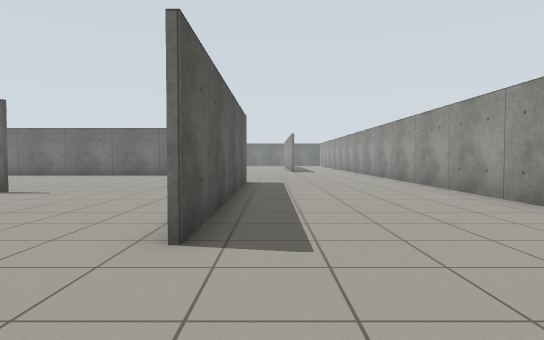
view 1 (above)

22 first-person views from a walk through a world built for the Gazebo simulator. The camera is 0.94 m above the floor, tilts 2° down and sees 75° across. The floor is counted in squares, 1 m on a side. Each view is taken from the middle of a square. On the plan, view 1 faces up. The plan holds only what a view shows up to about 12 squares ahead; the rest is blank. The place goes on beyond the plan.

view 2
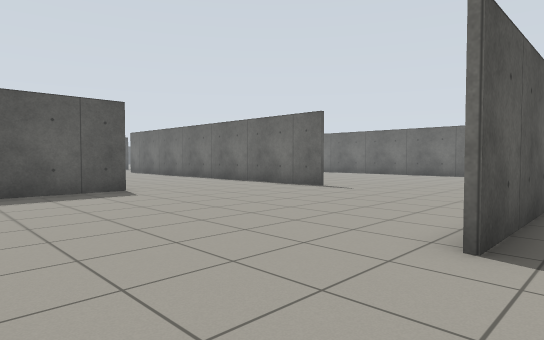

view 3
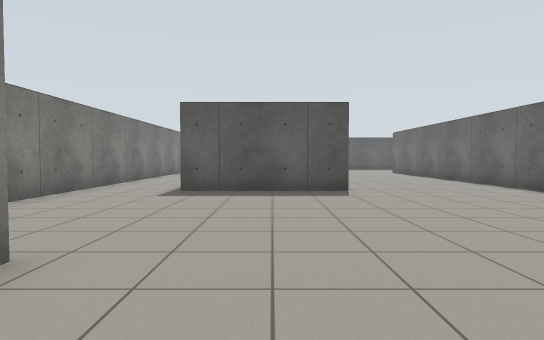

view 4
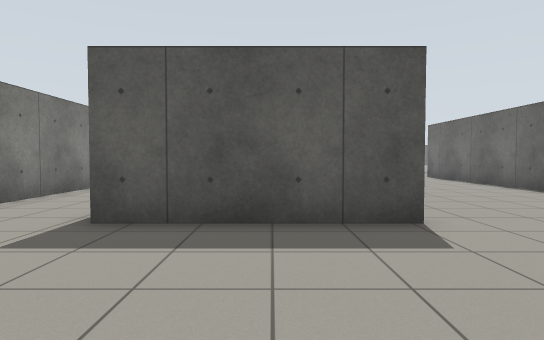

view 5
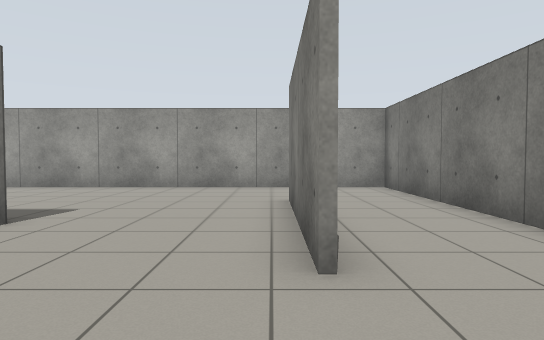

view 6
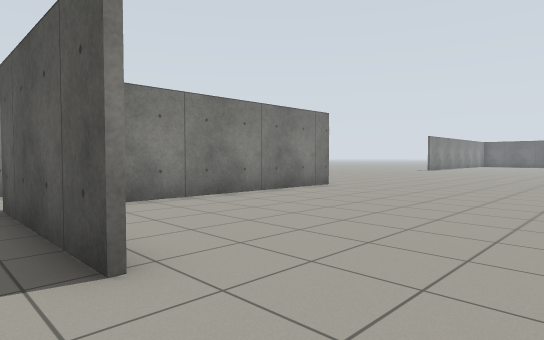

view 7
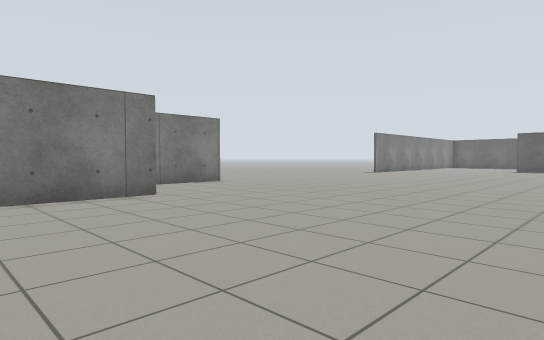

view 8
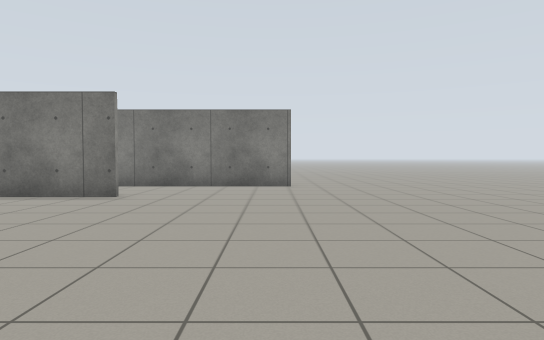

view 9
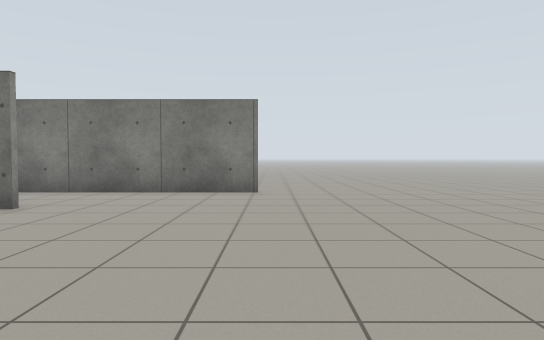

view 10
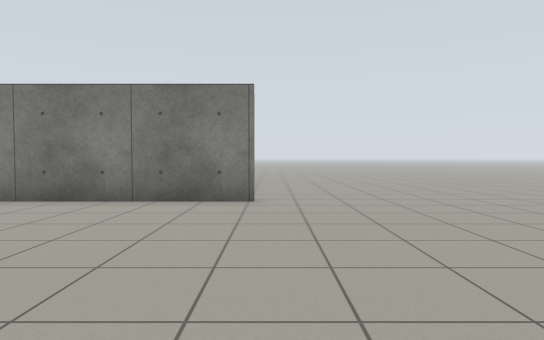

view 11
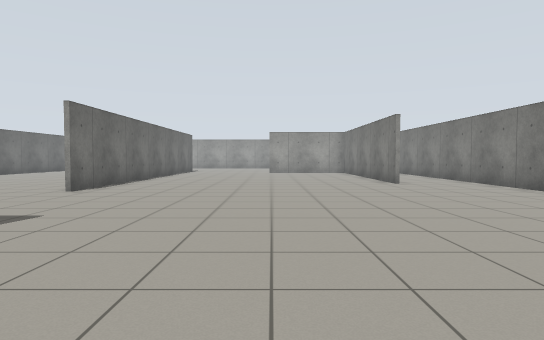

view 12
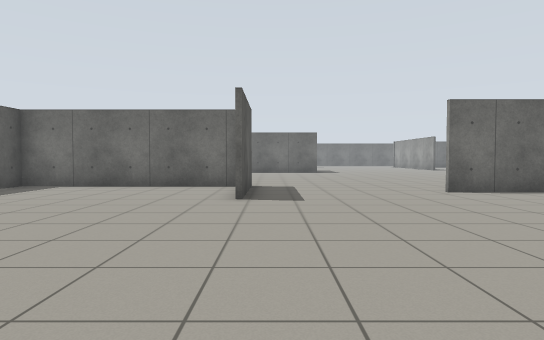

view 13
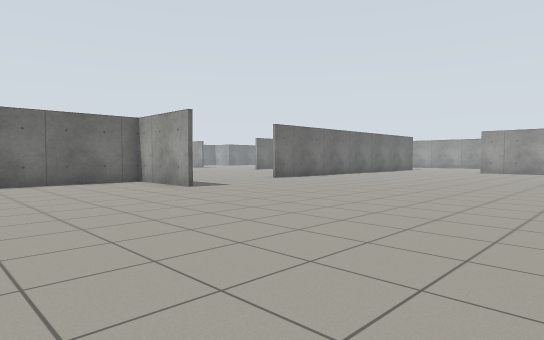

view 14
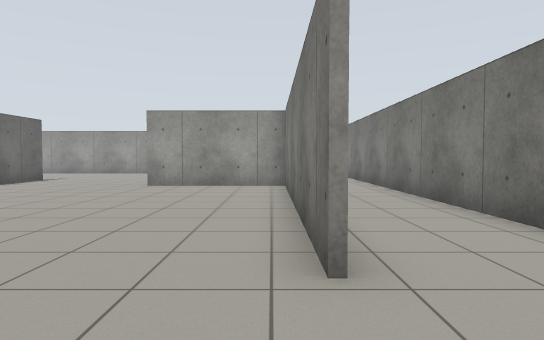

view 15
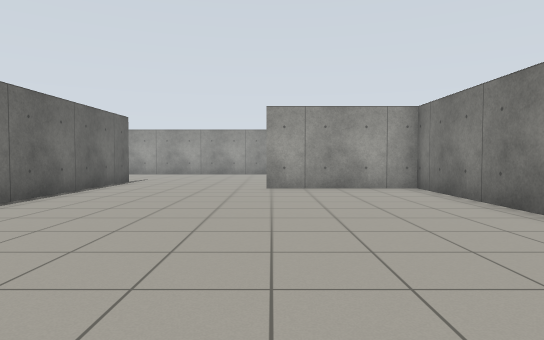

view 16
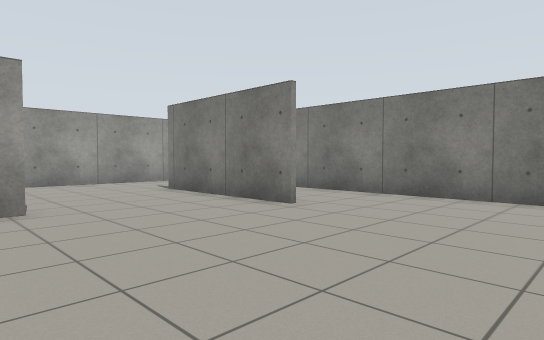

view 17
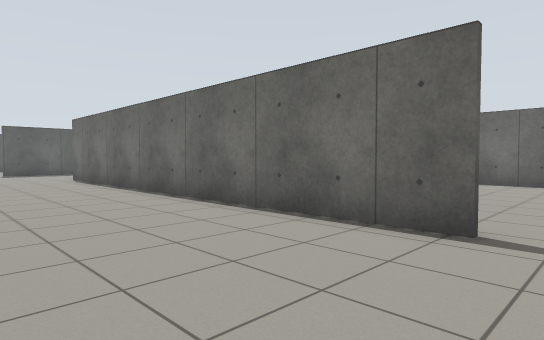

view 18
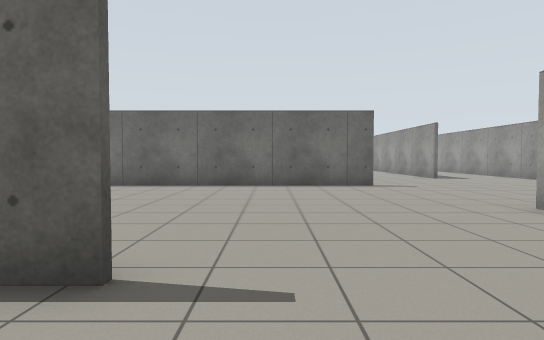

view 19
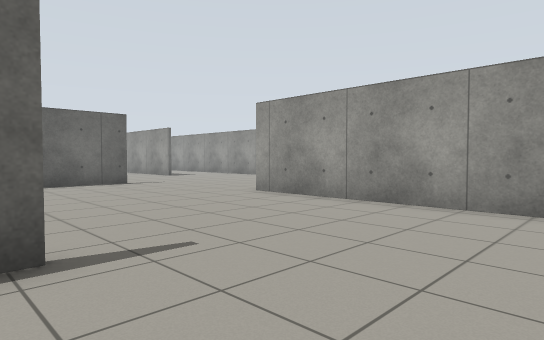

view 20
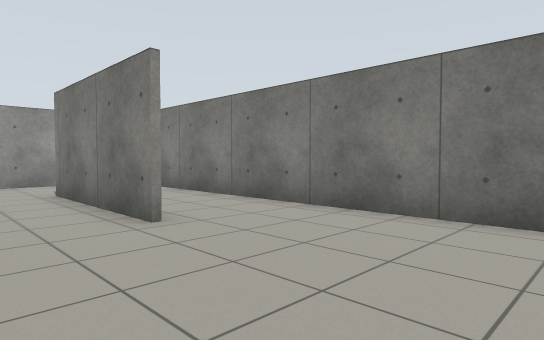

view 21
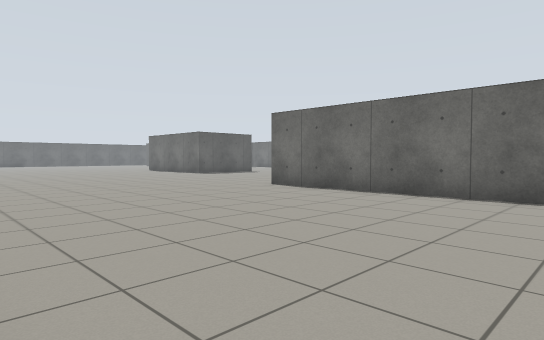

view 22
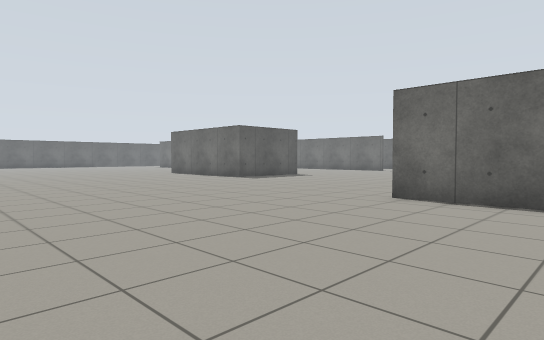

### Floor plan
Points are (right, up) in squares from view 1. A wall is a line through its corners. A room is listed if a view was taken in it or the views show most of it. See-through windows are left out.
Room 1 (views 1, 2, 3, 4, 5, 6, 7, 8, 9, 10, 11, 12, 13, 14, 15, 16, 17, 18, 19, 20, 21, 22)
walls: (-7.1, 9.6) (-22.2, 9.6); (-10, 4.3) (-10, -0.6); (-19.4, -0.4) (-10.2, -0.4) (-10.2, 4.3); (-27.7, 11.5) (-27.7, 7.9); (-28.1, 11.6) (-34.5, 11.6); (-27.8, 7.9) (-27.8, 8.9); (-1, 12) (-1, 3.8); (-1.1, 6.9) (-1.1, 13.6); (-2.5, 18.8) (-14.9, 18.8); (-3.2, -0.4) (1.9, -0.4); (-23.6, -3.6) (5.2, -3.6) (5.2, 12)

Positions as (right, up) in squares from view 1, and headings:
1: (0, 0), facing up
2: (0, 0), facing up-left
3: (0, 2), facing left
4: (-5, 2), facing left
5: (-6, 0), facing right
6: (-9, 7), facing down-left
7: (-15, 8), facing down-left
8: (-23, 8), facing down
9: (-24, 6), facing down
10: (-24, 4), facing down
11: (-32, 4), facing right
12: (-27, 0), facing up
13: (-34, -2), facing up-right
14: (-22, 0), facing right
15: (-21, 4), facing right
16: (-8, 5), facing down-right
17: (-6, 5), facing up-left
18: (-6, 7), facing up
19: (-8, 6), facing up-right
20: (-8, 2), facing down-right
21: (-6, 10), facing up-left
22: (-11, 11), facing up-left
